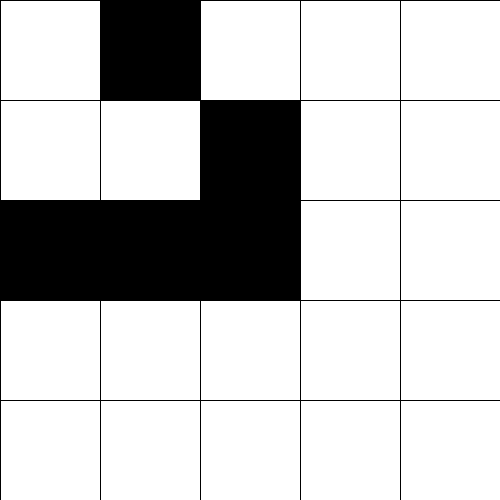
Frame 1 (no input)
Frame 60 (the mouse pressed at the canvas centre just before this capture): identical to frame 1, image omitted
Frame 120 (the mouse held since frame 60 and released just before this capture): identical to frame 1, image omitted

The Processing sketch that drew this single still picture (run headless with seeded random() and noise(); from frame 60 on, the mouse is pressed at the canvas centre):

// Processing sketch: cellular_automata
// ── cellular_automata.pde
import java.util.Arrays;

int M = 5, N = 5;
boolean next = false;

int[][] grid = { { 0, 1, 0, 0, 0},
                 { 0, 0, 1, 0, 0},
                 { 1, 1, 1, 0, 0},
                 { 0, 0, 0, 0, 0},
                 { 0, 0, 0, 0, 0}
              };
              
int[][] empty_grid = { { 0, 0, 0, 0, 0},
                       { 0, 0, 0, 0, 0},
                       { 0, 0, 0, 0, 0},
                       { 0, 0, 0, 0, 0},
                       { 0, 0, 0, 0, 0}
              };
              
void setup() {
    size( 500, 500 ); // Size must be the first statement
}

void draw() {
  for (int i = 0; i < M; i++)
    for (int j = 0; j < N; j++)
      Cell(j*100, i*100, 100, 100, grid[i][j] == 1 );

  if(!Arrays.deepEquals(grid, empty_grid) && next) {

    int[][] future = new int[M][N];

    // Loop through every cell
    for (int l = 0; l < M; l++)
      for (int m = 0; m < N; m++){
        int aliveNeighbours = get(l-1, m-1) + get(l-1, m) + get(l-1, m+1) +
                              get(l  , m-1) +               get(l  , m+1) +
                              get(l+1, m-1) + get(l+1, m) + get(l+1, m+1);

        // Cell dies
        if ((grid[l][m] == 1) && (aliveNeighbours < 2 || aliveNeighbours > 3)) future[l][m] = 0;
        // Cell born
        else if ((grid[l][m] == 0) && (aliveNeighbours == 3)) future[l][m] = 1;
        else future[l][m] = grid[l][m];
      }      
    grid = future.clone();
    next = false;
  }     
}


void Cell(float x, float y, float w, float h, boolean alive) {
  stroke(0);
  fill(alive ? 0 : 255);
  rect(x,y,w,h);
}

int get(int r, int c){
  return ( (0 <= r && r < grid.length ) && ( 0 <= c && c < grid[r].length ) ) ? grid[r][c] : 0 ;
}

void mouseClicked() {
  if(!next) next = !next;
}
